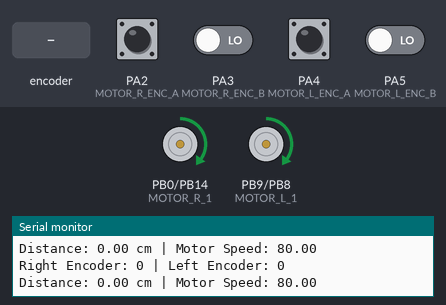
A sketch run on a simulated STM32 Blue Pill. On the bench: motor-driver pin pairs drawn as motors (green arrow = first pin HIGH = forward, orange = second pin HIGH = backward, longer = more drive), the last lines printed to the serial monitor. The test bench sets the inputs (shaded band); at power-on: PA2 (MOTOR_R_ENC_A), PA4 (MOTOR_L_ENC_A) HIGH, PA3 (MOTOR_R_ENC_B), PA5 (MOTOR_L_ENC_B) LOW.

Above: at 3.2 s.
3.3 s: rotary encoder on PA2 (MOTOR_R_ENC_A) / PA3 (MOTOR_R_ENC_B) turned 2 steps (second pin leading)
6.3 s: rotary encoder on PA2 (MOTOR_R_ENC_A) / PA3 (MOTOR_R_ENC_B) turned 1 step (first pin leading)
At 8.7 s:
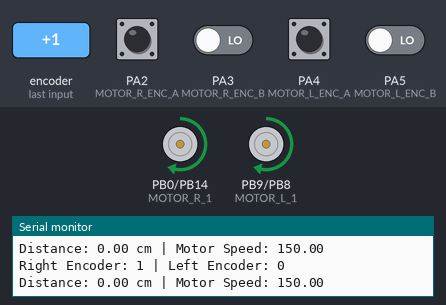
9.3 s: rotary encoder on PA2 (MOTOR_R_ENC_A) / PA3 (MOTOR_R_ENC_B) turned 2 steps (second pin leading)
At 10.7 s:
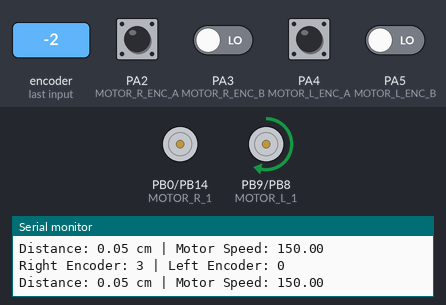
11.2 s: PA4 (MOTOR_L_ENC_A) pulsed LOW 5 times (0.12 s each, 0.3 s apart)
At 13.3 s:
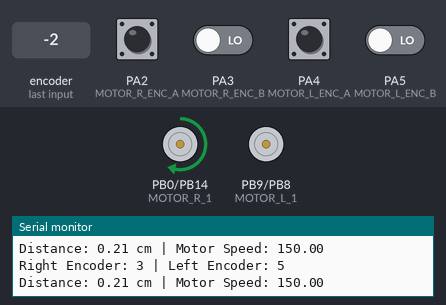
Timing chart, 0 to 14.8 s (numbered marks = the images above; inputs shaded):
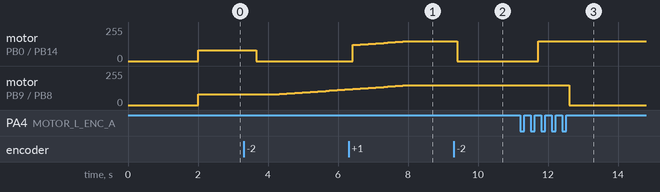

The sketch:

correcting_PID_oneCell.ino
```cpp
// Pin definitions for motors and encoders
#define MOTOR_R_1 PB0
#define MOTOR_R_2 PB14
#define MOTOR_L_1 PB9
#define MOTOR_L_2 PB8

#define MOTOR_R_ENC_A PA2
#define MOTOR_R_ENC_B PA3

#define MOTOR_L_ENC_A PA4
#define MOTOR_L_ENC_B PA5

// Wheel and encoder constants
const float wheelCircumference = 10.362; // cm
const float distance_per_tick = wheelCircumference / 200; // cm per encoder tick (assuming 200 ticks per revolution)

// PID constants
float Kp = 2.0;
float Ki = 0.1;
float Kd = 0.5;

// PID variables
float error = 0.0;
float previous_error = 0.0;
float integral = 0.0;
float derivative = 0.0;
float control_output = 0.0;

// Encoder counters
volatile long int encoderA_counter = 0;  // Right encoder
volatile long int encoderB_counter = 0;  // Left encoder

// Motor speed limits
const int MIN_SPEED = 80;
const int MAX_SPEED = 150;
const int TOLERANCE = 1;  // Step difference tolerance between encoders

void setup() {
  Serial.begin(115200);
  delay(2000);
  motorInit();
}

void loop() {
  // Call the PID function to handle movement with a target distance of 20 cm
  PID(20.0);
}

// Function to encapsulate PID control and movement logic
void PID(float target_distance) {
  // Calculate the current distance traveled
  float current_distance = calculate_distance((encoderA_counter + encoderB_counter) / 2);

  // Check if the car has reached the target distance
  if (current_distance < target_distance) {
    // Calculate the PID error based on target distance and current distance
    error = target_distance - current_distance;
    integral += error;
    derivative = error - previous_error;

    // Compute PID output for motor speed
    control_output = Kp * error + Ki * integral + Kd * derivative;
    control_output = constrain(control_output, MIN_SPEED, MAX_SPEED);  // Ensure the speed stays within limits

    // Synchronize the motors based on encoder values and apply the PID-controlled speed
    synchronizeMotors(control_output);

    previous_error = error;

    // Print current distance and motor speed for debugging
    Serial.print("Distance: ");
    Serial.print(current_distance);
    Serial.print(" cm | Motor Speed: ");
    Serial.println(control_output);

    delay(100);  // Small delay for loop stability
  } else {
    // Stop the car once it reaches the target distance
    stop();
    Serial.println("Movement complete.");
    while (true);  // Stop execution
  }
}

// Function to synchronize motor movements based on encoder feedback and apply PID speed
void synchronizeMotors(int base_speed) {
  // If both motors are synchronized or within tolerance, move both motors forward
  if (abs(encoderA_counter - encoderB_counter) <= TOLERANCE) {
    moveForward(base_speed);
  }
  // If the right motor encoder has more steps, stop the right motor and let the left motor catch up
  else if (encoderA_counter > encoderB_counter) {
    stopRightMotor();
    moveLeftMotor(base_speed);
  }
  // If the left motor encoder has more steps, stop the left motor and let the right motor catch up
  else if (encoderB_counter > encoderA_counter) {
    stopLeftMotor();
    moveRightMotor(base_speed);
  }

  // Print encoder values for debugging
  Serial.print("Right Encoder: ");
  Serial.print(encoderA_counter);
  Serial.print(" | Left Encoder: ");
  Serial.println(encoderB_counter);

  delay(10);  // Small delay for stability
}

// Initialize motor and encoder pins
void motorInit(void) {
  pinMode(MOTOR_R_1, OUTPUT);
  pinMode(MOTOR_R_2, OUTPUT);
  pinMode(MOTOR_L_1, OUTPUT);
  pinMode(MOTOR_L_2, OUTPUT);

  pinMode(MOTOR_R_ENC_A, INPUT);
  pinMode(MOTOR_R_ENC_B, INPUT);
  pinMode(MOTOR_L_ENC_A, INPUT);
  pinMode(MOTOR_L_ENC_B, INPUT);

  // Set up interrupts for encoders
  attachInterrupt(digitalPinToInterrupt(MOTOR_R_ENC_A), rightEncoderCb, RISING);
  attachInterrupt(digitalPinToInterrupt(MOTOR_L_ENC_A), leftEncoderCb, RISING);
}

// Function to move both motors forward at a given speed
void moveForward(int speed) {
  analogWrite(MOTOR_R_1, speed);
  digitalWrite(MOTOR_R_2, LOW);
  analogWrite(MOTOR_L_1, speed);
  digitalWrite(MOTOR_L_2, LOW);
}

// Function to stop both motors
void stop() {
  analogWrite(MOTOR_R_1, 0);
  analogWrite(MOTOR_R_2, 0);
  analogWrite(MOTOR_L_1, 0);
  analogWrite(MOTOR_L_2, 0);
}

// Function to stop only the right motor
void stopRightMotor() {
  analogWrite(MOTOR_R_1, 0);
  digitalWrite(MOTOR_R_2, LOW);
}

// Function to stop only the left motor
void stopLeftMotor() {
  analogWrite(MOTOR_L_1, 0);
  digitalWrite(MOTOR_L_2, LOW);
}

// Function to move only the right motor
void moveRightMotor(int speed) {
  analogWrite(MOTOR_R_1, speed);
  digitalWrite(MOTOR_R_2, LOW);
}

// Function to move only the left motor
void moveLeftMotor(int speed) {
  analogWrite(MOTOR_L_1, speed);
  digitalWrite(MOTOR_L_2, LOW);
}

// Right encoder interrupt handler
void rightEncoderCb() {
  uint8_t stateA = digitalRead(MOTOR_R_ENC_A);
  uint8_t stateB = digitalRead(MOTOR_R_ENC_B);
  encoderA_counter += (stateA == stateB) ? 1 : -1;
}

// Left encoder interrupt handler
void leftEncoderCb() {
  uint8_t stateA = digitalRead(MOTOR_L_ENC_A);
  uint8_t stateB = digitalRead(MOTOR_L_ENC_B);
  encoderB_counter++;
}

// Function to calculate the distance based on encoder pulses
float calculate_distance(uint32_t pulse_count) {
  float revolutions = (float)(pulse_count) / 200;  // Assuming 200 pulses per revolution
  return revolutions * wheelCircumference;  // Distance in cm
}
```

Measured:
- after the input at 6.3 s, motor on PB0 (MOTOR_R_1) / PB14 (MOTOR_R_2): moves from stopped to forward 150/255 over 1.7 s, starting after 0.12 s
- after the input at 9.3 s, motor on PB0 (MOTOR_R_1) / PB14 (MOTOR_R_2): forward 150/255 → stopped after 0.10 s
- after the input at 11.2 s, motor on PB0 (MOTOR_R_1) / PB14 (MOTOR_R_2): stopped → forward 150/255 after 0.52 s; motor on PB9 (MOTOR_L_1) / PB8 (MOTOR_L_2): forward 150/255 → stopped after 1.4 s
